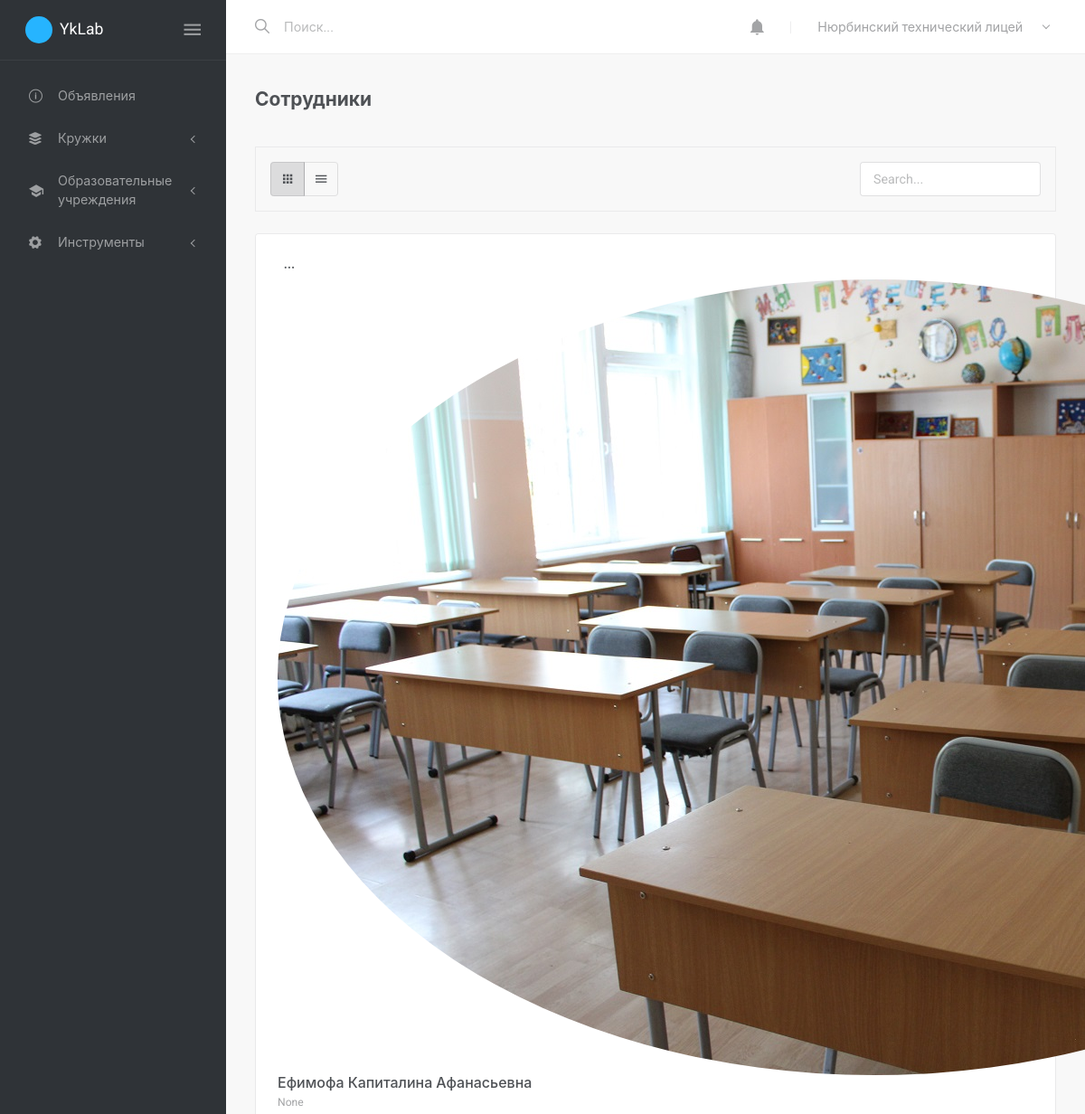
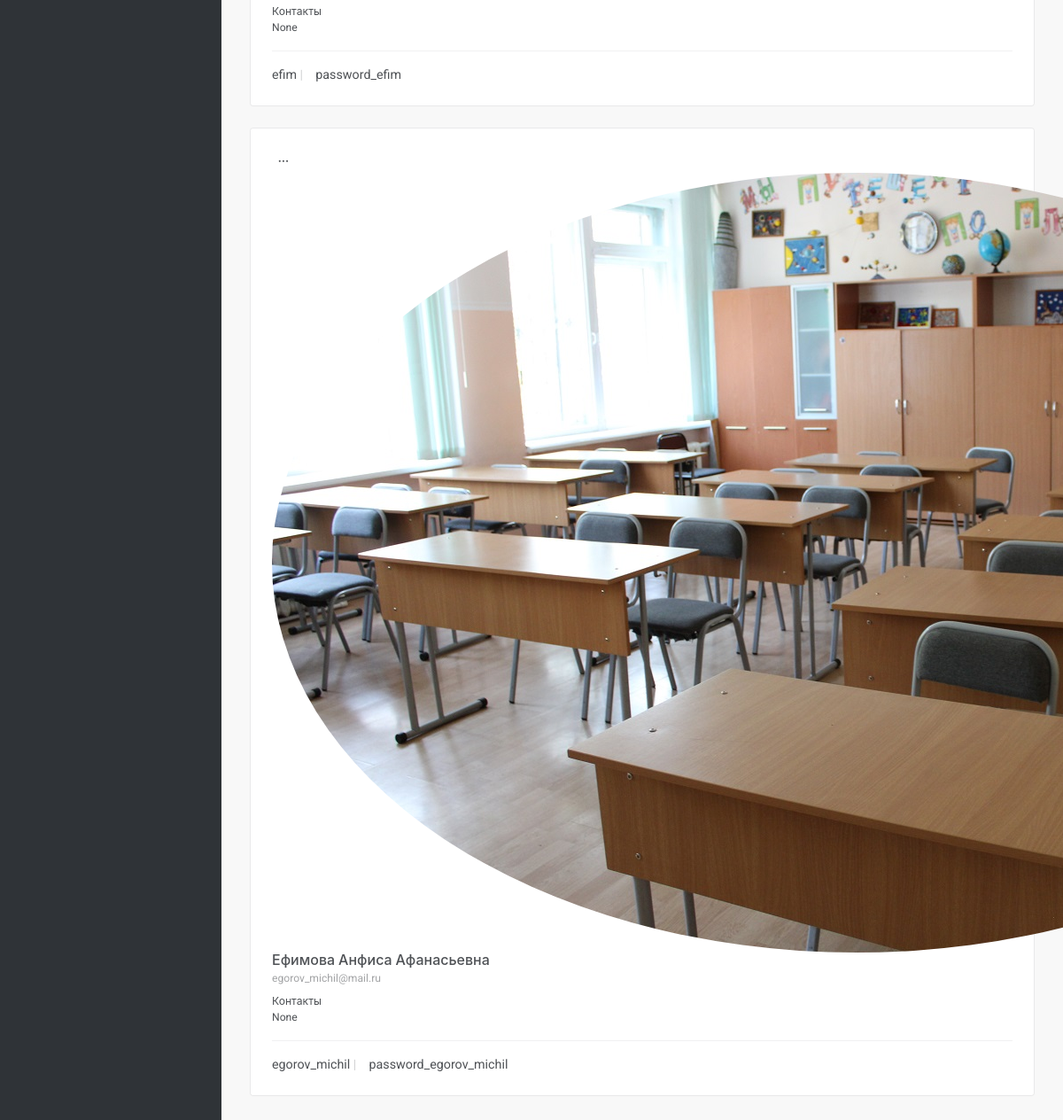
Page /teachers/1 (signed in) on the earlier database version (2 pictures, top to bottom).
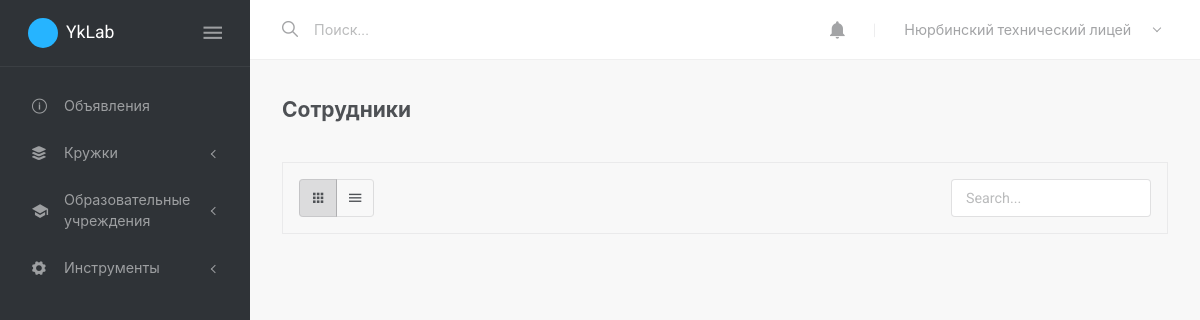
Same page on the later database version.
### course/models.py (models this page shows, shortened)
class Teacher(models.Model):
    user = models.OneToOneField(User, on_delete=models.CASCADE)
    school = models.ForeignKey(School, on_delete=models.CASCADE)
    image = models.ImageField(upload_to='teachers/', default='teachers/default.jpg')
    description = RichTextField()
    birthday = models.DateField(default=datetime.datetime(2001, 1, 1))
    city = models.CharField(max_length=63, default='Нюрба')
    languages_list = models.CharField(max_length=100, default='Якутский язык; Русский язык;')
    experience = models.IntegerField(default=0)
    education = models.CharField(max_length=255)
    telephone = models.CharField(max_length=11)
    email = models.EmailField(null=True, blank=True)
    @property
    def name(self):
        return self.user.name
    @property
    def pretty_telephone(self):
        tel = self.telephone
        if len(tel) == 1:
            return f"+{tel[0]} ({tel[1:4]}) {tel[4:7]} {tel[7:]}"

### accounts/models.py (models this page shows, shortened)
class User(AbstractBaseUser, PermissionsMixin):
    ACCOUNTS_TYPES = (
        ('SH', 'Образовательная организация'),
        ('TH', 'Учитель'),
        ('PR', 'Ученик'),
    )
    username = models.CharField(max_length=127, unique=True)
    image = models.ImageField(upload_to='avatars/', null=True, blank=True)
    name = models.CharField(max_length=127)
    type = models.CharField(max_length=2, choices=ACCOUNTS_TYPES)
    is_active = models.BooleanField(default=True)
    is_staff = models.BooleanField(default=False)
    is_verified = models.BooleanField(default=False)
    USERNAME_FIELD = 'username'
    objects = UserManager()
    @property
    def full_type(self):
        return dict(self.ACCOUNTS_TYPES)[self.type]

### school/views.py (the view)
# urls.py: path('teachers/<int:school_id>', views.teachers, name='teachers'),
@login_required()
def teachers(request, school_id):
    teachers = Teacher.objects.filter(school__id=school_id)
    return render(request, 'teacher/teachers.html', locals())

### templates/teacher/teachers.html (shortened to what this page needs)
{% extends 'base-with-sidenav.html' %}
{% block content %}
<div class="layout-content">
  <div class="container-fluid flex-grow-1 container-p-y">
    <h4 class="font-weight-bold py-3 mb-4">
      Сотрудники
    </h4>
    <div class="d-flex flex-wrap justify-content-between ui-bordered px-3 pt-3 mb-4">
      <div>
        <div class="btn-group btn-group-toggle mb-3" data-toggle="buttons">
          <label class="btn btn-default icon-btn md-btn-flat active">
            <input type="radio" name="contacts-view" value="contacts-col-view" checked> <span class="ion ion-md-apps"></span>
          </label>
          <label class="btn btn-default icon-btn md-btn-flat">
            <input type="radio" name="contacts-view" value="contacts-row-view"> <span class="ion ion-md-menu"></span>
          </label>
        </div>
      </div>
      <input type="text" class="form-control mb-3" placeholder="Search..." style="max-width: 200px;">
    </div>
    <div class="row contacts-col-view">
      {% for teacher in teachers %}
        <div class="contacts-col col-12">
          <div class="card mb-4">
            <div class="card-body">
              <div class="contacts-dropdown btn-group">
                <button type="button" class="btn btn-sm btn-default icon-btn borderless btn-round md-btn-flat dropdown-toggle hide-arrow" data-toggle="dropdown">
                  <i class="ion ion-ios-more"></i>
                </button>
              </div>
              <div class="contact-content">
                <img src="/media/{{teacher.image}}" class="contact-content-img rounded-circle" alt="" style="object-fit: cover">
                <div class="contact-content-about">
                  <h5 class="contact-content-name mb-1"><a href="{% url 'teacher' teacher.id %}" class="text-dark">{{teacher.name}}</a></h5>
                  <div class="contact-content-user text-muted small mb-2">{{teacher.email}}</div>
                  <div class="small">
                    Контакты <br>
                    {{teacher.pretty_telephone}}
                  </div>
                  <hr class="border-light">
                  <div>
                    {{teacher.user.username}}
                    <span class="text-lighter">|</span> &nbsp;&nbsp;
                    password_{{teacher.user.username}}
                  </div>
                </div>
              </div>
            </div>
          </div>
        </div>
      {% endfor %}
    </div>
  </div>
</div>
{% endblock %}

Differences in the rows shown:
removed Teacher: image (placeholder picture), name "Ефимофа Капиталина Афанасьевна", email "None", pretty_telephone "None", user.username "efim"
removed Teacher: image (placeholder picture), name "Ефимова Анфиса Афанасьевна", email "egorov_michil@mail.ru", pretty_telephone "None", user.username "egorov_michil"
